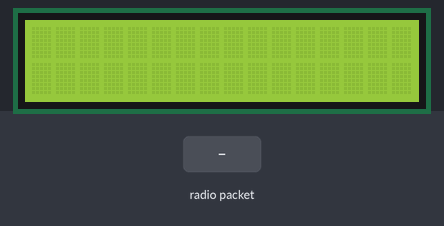
A sketch run on a simulated Arduino Uno, built with avr-gcc and run on an emulated ATmega328P. On the bench: 16×2 character LCD. Inputs (shaded band) come from the test bench. No radio packets arrive unless stated; what the sketch prints to the serial monitor is not drawn.

Above: at 1.2 s.
1.3 s: radio packet "1" arrives
At 2.4 s:
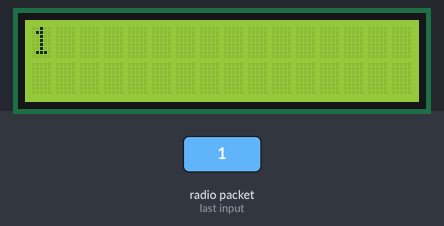
2.8 s: radio packet "0" arrives
At 3.6 s:
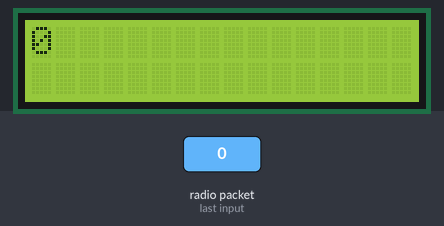
4.3 s: radio packet "2" arrives
At 4.7 s:
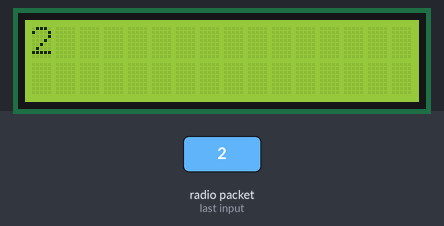
Timing chart, 0 to 7.3 s (numbered marks = the images above; inputs shaded):
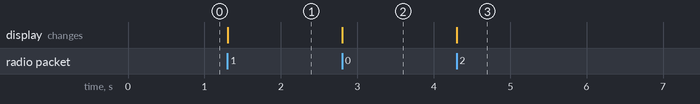

Measured:
- after the input at 1.3 s, the display: changes at once (image 1)
- after the input at 2.8 s, the display: changes at once (image 2)
- after the input at 4.3 s, the display: changes at once (image 3)

The sketch:

Recieve-Slave.ino
```cpp
#include <LiquidCrystal.h> //including library for LCD (16,2)
const int rs = 9, en = 8, d4 = 5, d5 = 4, d6 = 3, d7 = 2; //LCD pinout declaration
LiquidCrystal lcd(rs, en, d4, d5, d6, d7);

#include <RF24.h>   //include library for NRF module
RF24 radio(7, 6); // CE, CSN
const byte address[6] = "00001";

const byte numChars = 35;       //assign size of array
char receivedChars[numChars];   // an array to store the received data

void setup() {
    Serial.begin(115200);                     //open serial port with 115200 baud rate
    Serial.println("<Arduino is ready>");     //print to ensure serial is open

    radio.begin();      //begin radio comms
    radio.openReadingPipe(0, address);       //allow comms to receive
    radio.setPALevel(RF24_PA_MIN);
    radio.startListening();      //allow comms to receive

    lcd.begin(16,2);      //begin LCD screen, defining the size of the screen
}

void loop() {
    showNewData();
}

void showNewData() {

 if (radio.available()) {
    char text[35] = "";       //create array of 35 chars
    radio.read(&text, sizeof(text));      //receive data and save into the array called "text" and expect data the size that array which is 35 chars
    Serial.println(text);

        //loop to print temperature
        lcd.setCursor(0,0);                  //set LCD cursor to start of 1st line to get ready to print temperature
        for (int i = 0; i < 15; i++){        //points 0 - 14 in the received data array contain data for temp
        lcd.print(text[i]);                  //print the aforementioned data from the array to the LCD
        }

        lcd.setCursor(0,1);                 //set LCD cursor to start of 2nd line to get ready to print humidity

        //loop to print humidity
        for (int i = 16; i < 29; i++){      //points 16 - 29 in the received data array contain data for humidity
        lcd.print(text[i]);        //print the aforementioned data from the array to the LCD
        }


        delay(100);

 }
    }
```
